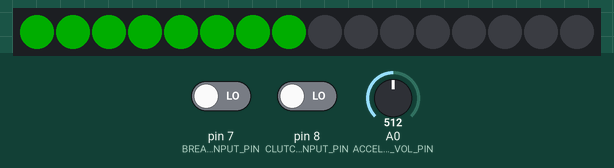
This sketch was run on a simulated Arduino Uno, built with avr-gcc and run on an emulated ATmega328P. Shown: 16 RGB LEDs in strip order, left to right. The test bench sets the inputs (shaded band); at power-on: A0 (ACCEL_INPUT_VOL_PIN) = 512, pin 7 (BREAK_INPUT_PIN) LOW, pin 8 (CLUTCH_INPUT_PIN) LOW. Dim RGB values are drawn brighter than linear; the strip is taken to match the declared colour order.

Above: at 1.2 s.
1.3 s: A0 (ACCEL_INPUT_VOL_PIN) set to 0
At 2.5 s:
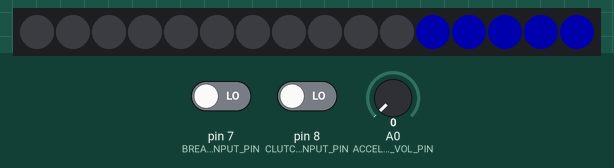
2.8 s: pin 7 (BREAK_INPUT_PIN) driven HIGH
At 3.7 s:
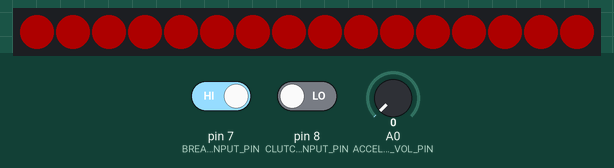
4.3 s: A0 (ACCEL_INPUT_VOL_PIN) set to 56
5.8 s: A0 (ACCEL_INPUT_VOL_PIN) set to 67
7.3 s: pin 8 (CLUTCH_INPUT_PIN) driven HIGH
8.8 s: pin 7 (BREAK_INPUT_PIN) driven LOW
At 9.4 s:
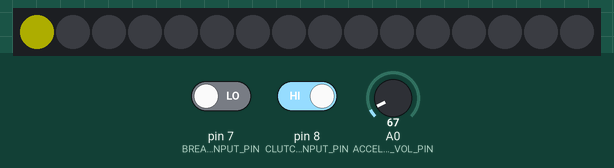
Timing chart, 0 to 11.3 s (numbered marks = the images above; inputs shaded):
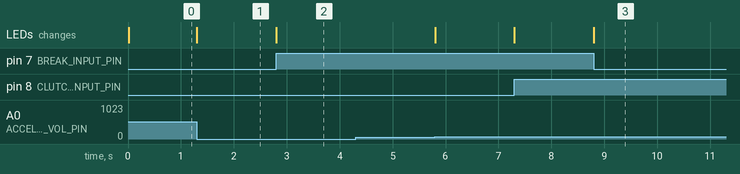

The sketch:

program.ino
```cpp
// A basic everyday NeoPixel strip test program.

// NEOPIXEL BEST PRACTICES for most reliable operation:
// - Add 1000 uF CAPACITOR between NeoPixel strip's + and - connections.
// - MINIMIZE WIRING LENGTH between microcontroller board and first pixel.
// - NeoPixel strip's DATA-IN should pass through a 300-500 OHM RESISTOR.
// - AVOID connecting NeoPixels on a LIVE CIRCUIT. If you must, ALWAYS
//   connect GROUND (-) first, then +, then data.
// - When using a 3.3V microcontroller with a 5V-powered NeoPixel strip,
//   a LOGIC-LEVEL CONVERTER on the data line is STRONGLY RECOMMENDED.
// (Skipping these may work OK on your workbench but can fail in the field)

#include <Adafruit_NeoPixel.h>
#ifdef __AVR__
 #include <avr/power.h> // Required for 16 MHz Adafruit Trinket
#endif

// Which pin on the Arduino is connected to the NeoPixels?
// On a Trinket or Gemma we suggest changing this to 1:
#define LED_PIN    3

// How many NeoPixels are attached to the Arduino?
#define LED_COUNT 16

#define ACCEL_INPUT_VOL_PIN 0
#define BREAK_INPUT_PIN 7
#define CLUTCH_INPUT_PIN 8

// Declare our NeoPixel strip object:
Adafruit_NeoPixel strip(LED_COUNT, LED_PIN, NEO_BRG + NEO_KHZ800);

unsigned long lastShowTime;

void setup() {
  lastShowTime = millis();

  pinMode(ACCEL_INPUT_VOL_PIN, INPUT);
  pinMode(CLUTCH_INPUT_PIN, INPUT);
  pinMode(BREAK_INPUT_PIN, INPUT);

  Serial.begin(9600);

  strip.begin();           // INITIALIZE NeoPixel strip object (REQUIRED)
  strip.show();            // Turn OFF all pixels ASAP
  strip.setBrightness(50); // Set BRIGHTNESS to about 1/5 (max = 255)
}

float accelVoltage = 0;
bool clutchPressed = false;
bool brakePressed = false;

void updateCarState()
{
  accelVoltage = analogRead(ACCEL_INPUT_VOL_PIN) * (5.0f / 1023);
  clutchPressed = digitalRead(CLUTCH_INPUT_PIN) == HIGH;
  brakePressed = digitalRead(BREAK_INPUT_PIN) == HIGH;
}

void loop() {

  unsigned long currentTime = millis();
  if((currentTime - lastShowTime) >= 10) // every 10 milliseconds
  {
    updateCarState();

    // set all pixels to black
    for(int x = 0; x < LED_COUNT; x++)
    {
      strip.setPixelColor(x, strip.Color(0, 0, 0));
    }

    // set the brake color, if it's pressed
    if(brakePressed)
    {
      for(int x = 0; x < LED_COUNT; x++)
      {
        strip.setPixelColor(x, strip.Color(255, 0, 0));
      }
    }

    int howManyLedsToLightUp = (accelVoltage * LED_COUNT) / 5;

    for(int x = 0; x < howManyLedsToLightUp; x++)
    {
      if(clutchPressed)
      {
        // yellow
        strip.setPixelColor(x, strip.Color(255, 255, 0));
      }
      else
      {
        // green
        strip.setPixelColor(x, strip.Color(0, 255, 0));
      }

    }

    if(accelVoltage < 0.3f /*volts*/ && !brakePressed && !clutchPressed)
    {
      int ledsToLightup = 5;
      for(int x = LED_COUNT - ledsToLightup; x < LED_COUNT; x++)
      {
        strip.setPixelColor(x, strip.Color(0, 0, 255));
      }
    }

    strip.show();

  }
}
```

Measured:
- after the input at 1.3 s, the LEDs: change at once (image 1)
- after the input at 2.8 s, the LEDs: change at once (image 2)
- after the input at 4.3 s, every drawn part: stays the same
- after the input at 8.8 s, the LEDs: change at once (image 3)
